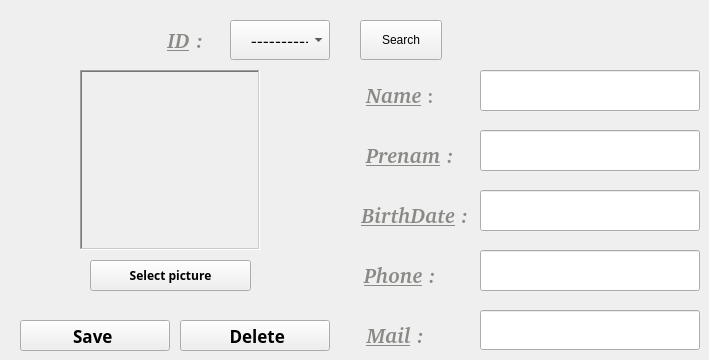
      <widget class="QWidget" name="tab_5">
       <attribute name="title">
        <string>Edit Person</string>
       </attribute>
       <widget class="QLabel" name="label_2">
        <property name="geometry">
         <rect>
          <x>150</x>
          <y>20</y>
          <width>71</width>
          <height>40</height>
         </rect>
        </property>
        <property name="font">
         <font>
          <family>URW Bookman [urw]</family>
          <pointsize>16</pointsize>
          <weight>75</weight>
          <italic>false</italic>
          <bold>true</bold>
         </font>
        </property>
        <property name="styleSheet">
         <string notr="true">color: rgb(136, 138, 133);</string>
        </property>
        <property name="text">
         <string>&lt;html&gt;&lt;head/&gt;&lt;body&gt;&lt;p align=&quot;center&quot;&gt;&lt;span style=&quot; font-style:italic; text-decoration: underline;&quot;&gt;ID&lt;/span&gt;&lt;span style=&quot; font-style:italic;&quot;&gt; :&lt;/span&gt;&lt;/p&gt;&lt;/body&gt;&lt;/html&gt;</string>
        </property>
       </widget>
       <widget class="QLineEdit" name="lineEdit_2">
        <property name="geometry">
         <rect>
          <x>480</x>
          <y>70</y>
          <width>220</width>
          <height>41</height>
         </rect>
        </property>
        <property name="font">
         <font>
          <family>Ubuntu Light</family>
          <pointsize>14</pointsize>
          <weight>50</weight>
          <bold>false</bold>
         </font>
        </property>
        <property name="styleSheet">
         <string notr="true">border-color: qlineargradient(spread:pad, x1:0, y1:0, x2:1, y2:0, stop:0 rgba(0, 0, 0, 255), stop:1 rgba(255, 255, 255, 255));
color: rgb(0, 0, 0);
</string>
        </property>
        <property name="text">
         <string/>
        </property>
       </widget>
       <widget class="QLabel" name="label_3">
        <property name="geometry">
         <rect>
          <x>350</x>
          <y>80</y>
          <width>100</width>
          <height>31</height>
         </rect>
        </property>
        <property name="font">
         <font>
          <family>URW Bookman [urw]</family>
          <pointsize>18</pointsize>
          <weight>75</weight>
          <italic>false</italic>
          <bold>true</bold>
         </font>
        </property>
        <property name="styleSheet">
         <string notr="true">color: rgb(136, 138, 133);</string>
        </property>
        <property name="text">
         <string>&lt;html&gt;&lt;head/&gt;&lt;body&gt;&lt;p align=&quot;center&quot;&gt;&lt;span style=&quot; font-size:16pt; font-style:italic; text-decoration: underline;&quot;&gt;Name&lt;/span&gt;&lt;span style=&quot; font-size:14pt;&quot;&gt; :&lt;/span&gt;&lt;/p&gt;&lt;/body&gt;&lt;/html&gt;</string>
        </property>
       </widget>
       <widget class="QLineEdit" name="lineEdit_3">
        <property name="geometry">
         <rect>
          <x>480</x>
          <y>130</y>
          <width>220</width>
          <height>41</height>
         </rect>
        </property>
        <property name="font">
         <font>
          <family>Ubuntu Light</family>
          <pointsize>14</pointsize>
          <weight>50</weight>
          <italic>false</italic>
          <bold>false</bold>
         </font>
        </property>
        <property name="styleSheet">
         <string notr="true">border-color: qlineargradient(spread:pad, x1:0, y1:0, x2:1, y2:0, stop:0 rgba(0, 0, 0, 255), stop:1 rgba(255, 255, 255, 255));
color:rgb(0, 0, 0)</string>
        </property>
        <property name="text">
         <string/>
        </property>
       </widget>
       <widget class="QLabel" name="label_4">
        <property name="geometry">
         <rect>
          <x>350</x>
          <y>140</y>
          <width>120</width>
          <height>31</height>
         </rect>
        </property>
        <property name="font">
         <font>
          <family>URW Bookman [urw]</family>
          <weight>75</weight>
          <italic>false</italic>
          <bold>true</bold>
         </font>
        </property>
        <property name="styleSheet">
         <string notr="true">color: rgb(136, 138, 133);
</string>
        </property>
        <property name="text">
         <string>&lt;html&gt;&lt;head/&gt;&lt;body&gt;&lt;p align=&quot;center&quot;&gt;&lt;span style=&quot; font-size:16pt; font-style:italic; text-decoration: underline;&quot;&gt;Prenam&lt;/span&gt;&lt;span style=&quot; font-size:16pt; font-style:italic;&quot;&gt; :&lt;/span&gt;&lt;/p&gt;&lt;/body&gt;&lt;/html&gt;</string>
        </property>
       </widget>
       <widget class="QLineEdit" name="lineEdit_5">
        <property name="geometry">
         <rect>
          <x>480</x>
          <y>190</y>
          <width>220</width>
          <height>41</height>
         </rect>
        </property>
        <property name="font">
         <font>
          <family>Ubuntu Light</family>
          <pointsize>14</pointsize>
          <weight>50</weight>
          <bold>false</bold>
         </font>
        </property>
        <property name="styleSheet">
         <string notr="true">border-color: qlineargradient(spread:pad, x1:0, y1:0, x2:1, y2:0, stop:0 rgba(0, 0, 0, 255), stop:1 rgba(255, 255, 255, 255));
color:rgb(0, 0, 0)</string>
        </property>
       </widget>
       <widget class="QLabel" name="label_6">
        <property name="geometry">
         <rect>
          <x>350</x>
          <y>200</y>
          <width>130</width>
          <height>31</height>
         </rect>
        </property>
        <property name="font">
         <font>
          <family>URW Bookman [urw]</family>
          <weight>75</weight>
          <italic>false</italic>
          <bold>true</bold>
         </font>
        </property>
        <property name="styleSheet">
         <string notr="true">color: rgb(136, 138, 133);</string>
        </property>
        <property name="text">
         <string>&lt;html&gt;&lt;head/&gt;&lt;body&gt;&lt;p align=&quot;center&quot;&gt;&lt;span style=&quot; font-size:16pt; font-style:italic; text-decoration: underline;&quot;&gt;BirthDate&lt;/span&gt;&lt;span style=&quot; font-size:16pt; font-style:italic;&quot;&gt; :&lt;/span&gt;&lt;/p&gt;&lt;/body&gt;&lt;/html&gt;</string>
        </property>
       </widget>
       <widget class="QPushButton" name="pushButton_6">
        <property name="geometry">
         <rect>
          <x>20</x>
          <y>320</y>
          <width>150</width>
          <height>31</height>
         </rect>
        </property>
        <property name="font">
         <font>
          <family>Ubuntu Light</family>
          <pointsize>13</pointsize>
          <weight>75</weight>
          <italic>false</italic>
          <bold>true</bold>
         </font>
        </property>
        <property name="styleSheet">
         <string notr="true">color: rgb(0, 0, 0);
border-color: rgb(0, 0, 0);
border-bottom-color: rgb(115, 210, 22);</string>
        </property>
        <property name="text">
         <string>Save </string>
        </property>
       </widget>
       <widget class="QLabel" name="label_8">
        <property name="geometry">
         <rect>
          <x>350</x>
          <y>260</y>
          <width>100</width>
          <height>31</height>
         </rect>
        </property>
        <property name="font">
         <font>
          <family>URW Bookman [urw]</family>
          <weight>75</weight>
          <italic>false</italic>
          <bold>true</bold>
         </font>
        </property>
        <property name="styleSheet">
         <string notr="true">color: rgb(136, 138, 133);</string>
        </property>
        <property name="text">
         <string>&lt;html&gt;&lt;head/&gt;&lt;body&gt;&lt;p align=&quot;center&quot;&gt;&lt;span style=&quot; font-size:16pt; font-style:italic; text-decoration: underline;&quot;&gt;Phone&lt;/span&gt;&lt;span style=&quot; font-size:16pt; font-style:italic;&quot;&gt; :&lt;/span&gt;&lt;/p&gt;&lt;/body&gt;&lt;/html&gt;</string>
        </property>
       </widget>
       <widget class="QLineEdit" name="lineEdit_6">
        <property name="geometry">
         <rect>
          <x>480</x>
          <y>250</y>
          <width>220</width>
          <height>41</height>
         </rect>
        </property>
        <property name="font">
         <font>
          <family>Ubuntu Light</family>
          <pointsize>14</pointsize>
          <weight>50</weight>
          <bold>false</bold>
         </font>
        </property>
        <property name="styleSheet">
         <string notr="true">border-color: qlineargradient(spread:pad, x1:0, y1:0, x2:1, y2:0, stop:0 rgba(0, 0, 0, 255), stop:1 rgba(255, 255, 255, 255));
color:rgb(0, 0, 0)</string>
        </property>
       </widget>
       <widget class="QLabel" name="label_9">
        <property name="geometry">
         <rect>
          <x>350</x>
          <y>320</y>
          <width>91</width>
          <height>31</height>
         </rect>
        </property>
        <property name="font">
         <font>
          <family>URW Bookman [urw]</family>
          <weight>75</weight>
          <italic>false</italic>
          <bold>true</bold>
         </font>
        </property>
        <property name="styleSheet">
         <string notr="true">color: rgb(136, 138, 133);
</string>
        </property>
        <property name="text">
         <string>&lt;html&gt;&lt;head/&gt;&lt;body&gt;&lt;p align=&quot;center&quot;&gt;&lt;span style=&quot; font-size:16pt; font-style:italic; text-decoration: underline;&quot;&gt;Mail&lt;/span&gt;&lt;span style=&quot; font-size:16pt; font-style:italic;&quot;&gt; :&lt;/span&gt;&lt;/p&gt;&lt;/body&gt;&lt;/html&gt;</string>
        </property>
       </widget>
       <widget class="QLineEdit" name="lineEdit_7">
        <property name="geometry">
         <rect>
          <x>480</x>
          <y>310</y>
          <width>220</width>
          <height>40</height>
         </rect>
        </property>
        <property name="font">
         <font>
          <family>Ubuntu Light</family>
          <pointsize>14</pointsize>
          <weight>50</weight>
          <bold>false</bold>
         </font>
        </property>
        <property name="styleSheet">
         <string notr="true">border-color: qlineargradient(spread:pad, x1:0, y1:0, x2:1, y2:0, stop:0 rgba(0, 0, 0, 255), stop:1 rgba(255, 255, 255, 255));
color:rgb(0, 0, 0)</string>
        </property>
       </widget>
       <widget class="QPushButton" name="pushButton_8">
        <property name="geometry">
         <rect>
          <x>180</x>
          <y>320</y>
          <width>150</width>
          <height>31</height>
         </rect>
        </property>
        <property name="font">
         <font>
          <family>Ubuntu Light</family>
          <pointsize>13</pointsize>
          <weight>75</weight>
          <italic>false</italic>
          <bold>true</bold>
         </font>
        </property>
        <property name="styleSheet">
         <string notr="true">color:rgb(0, 0, 0);
border-color: rgb(0, 0, 0);
border-bottom-color: rgb(239, 41, 41);</string>
        </property>
        <property name="text">
         <string> Delete</string>
        </property>
       </widget>
       <widget class="QComboBox" name="comboBox">
        <property name="geometry">
         <rect>
          <x>230</x>
          <y>20</y>
          <width>100</width>
          <height>40</height>
         </rect>
        </property>
        <property name="font">
         <font>
          <family>URW Bookman [urw]</family>
          <pointsize>14</pointsize>
         </font>
        </property>
        <property name="styleSheet">
         <string notr="true">border-color: rgb(0, 0, 0);
color:rgb(0, 0, 0)</string>
        </property>
        <item>
         <property name="text">
          <string>   ----------</string>
         </property>
        </item>
       </widget>
       <widget class="QPushButton" name="pushButton_5">
        <property name="geometry">
         <rect>
          <x>360</x>
          <y>20</y>
          <width>82</width>
          <height>40</height>
         </rect>
        </property>
        <property name="styleSheet">
         <string notr="true">color: rgb(0,0,0);
border-color: rgb(46, 52, 54);</string>
        </property>
        <property name="text">
         <string>Search</string>
        </property>
       </widget>
       <widget class="QLabel" name="label_13">
        <property name="geometry">
         <rect>
          <x>80</x>
          <y>70</y>
          <width>180</width>
          <height>180</height>
         </rect>
        </property>
        <property name="frameShape">
         <enum>QFrame::WinPanel</enum>
        </property>
        <property name="frameShadow">
         <enum>QFrame::Sunken</enum>
        </property>
        <property name="text">
         <string/>
        </property>
       </widget>
       <widget class="QPushButton" name="pushButton_10">
        <property name="geometry">
         <rect>
          <x>90</x>
          <y>260</y>
          <width>161</width>
          <height>31</height>
         </rect>
        </property>
        <property name="font">
         <font>
          <family>Ubuntu Mono</family>
          <weight>75</weight>
          <italic>false</italic>
          <bold>true</bold>
         </font>
        </property>
        <property name="styleSheet">
         <string notr="true">color: rgb(0, 0, 0);
border-color: rgb(0, 0, 0);
border-bottom-color: rgb(52, 101, 164);</string>
        </property>
        <property name="text">
         <string>Select picture</string>
        </property>
       </widget>
      </widget>
